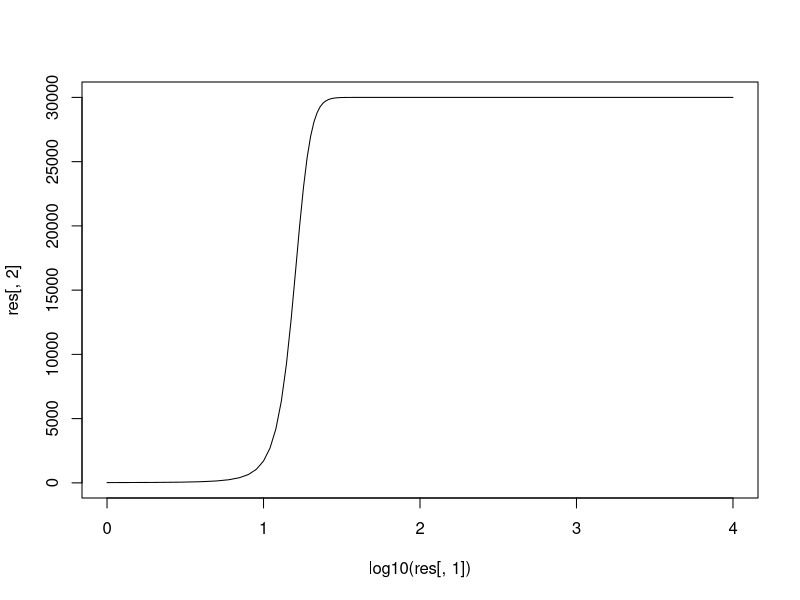
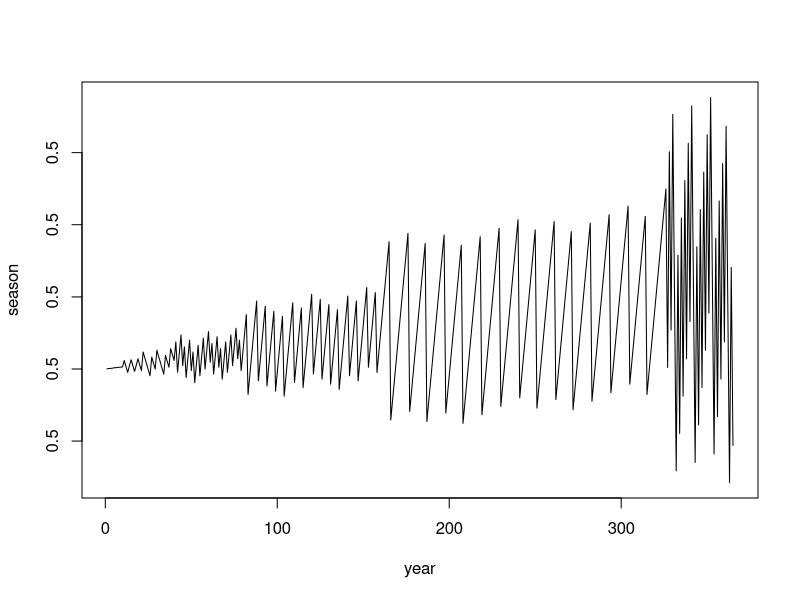
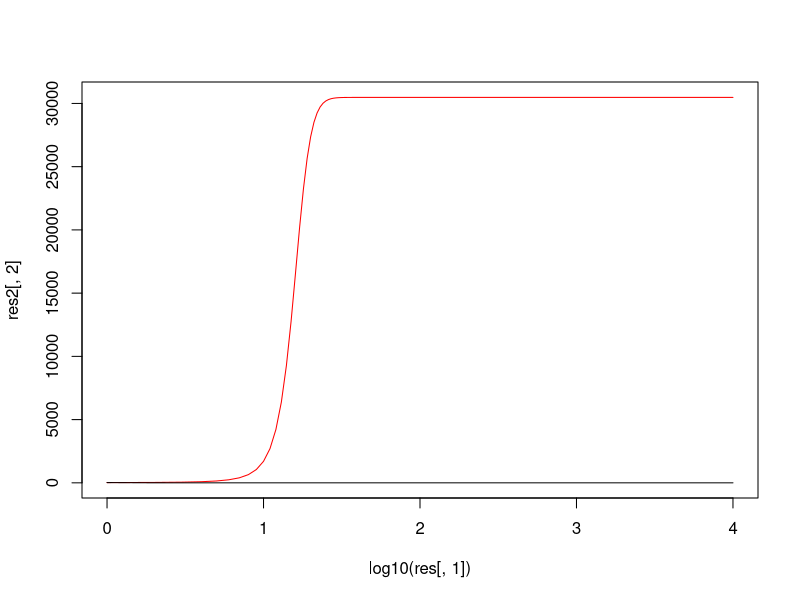
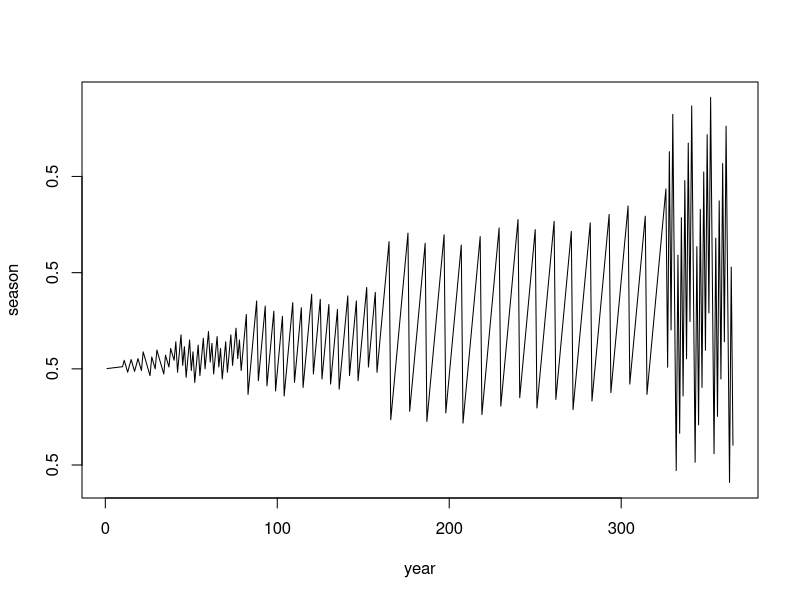

The R script that drew these images, in order:
# Taylor et al. 2013
# 24 February 2020

library(deSolve)

r=0.5
K=30000

growth=function(t,x,parms){
  #y=r*x*(1-x/K)
  y=r*x-x^2*r/K
  return(list(y))
}

tvoulu=seq(1,1e4)
x0=20

res=lsoda(x0,tvoulu,growth,rtol=1e-9)

plot(res[,2]~log10(res[,1]),type='l')

growth2=function(t,x,parms){
  y=r*x-r*x^2
  return(list(y))
}

tvoulu=seq(1,1e4)
x0=20

res=lsoda(x0,tvoulu,growth2,rtol=1e-9)

e=1.2
year=seq(1,365)
season=r*(1-e*sin(2*pi*year))

plot(season~year,type='l')

e=0.2
growth3=function(t,x,parms){
  y=r*(1-e*sin(2*pi*t))*x-(x^2)*r/K
  return(list(y))
}

res2=lsoda(x0,tvoulu,growth3,rtol=1e-9)

plot(res2[,2]~log10(res[,1]),type='l',col='red')
lines(res[,2]~log10(res[,1]))

l=1.5
e=1.2
year=seq(1,365)
season=r*(1-e*sin(2*pi*year))^l

plot(season~year,type='l')
